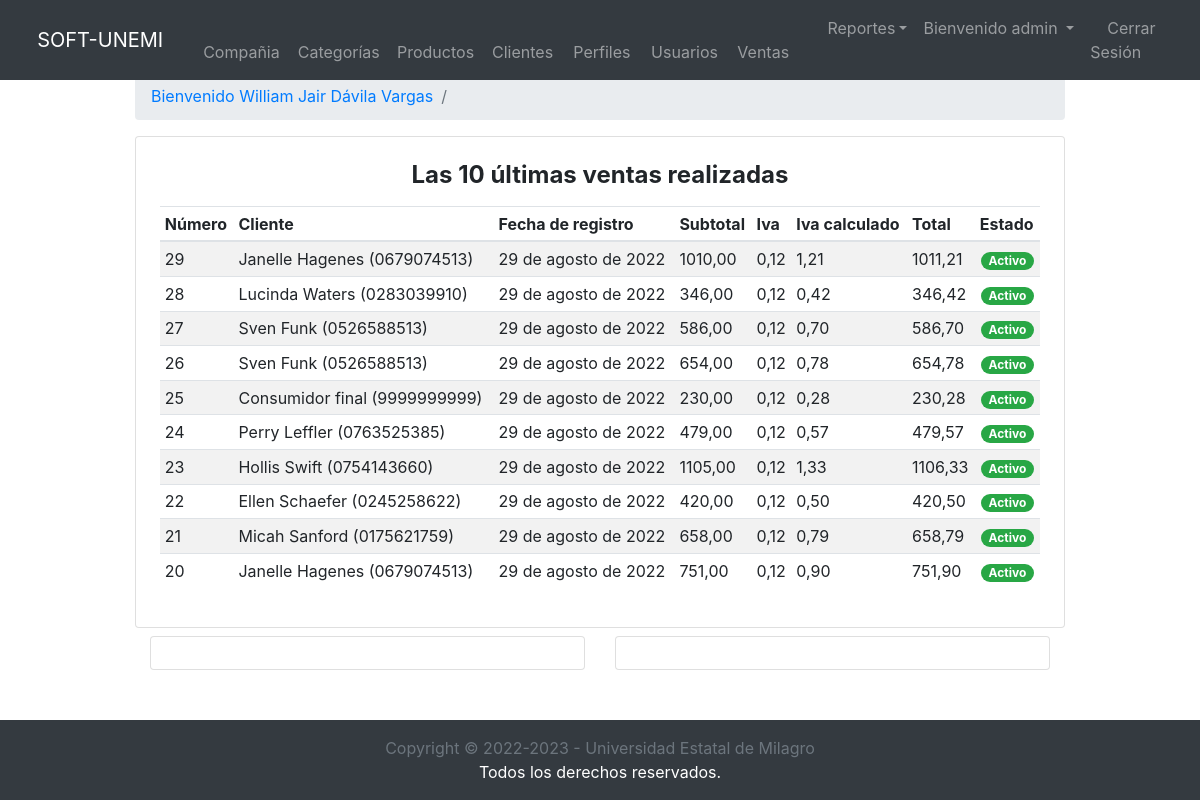
Page / (signed in) on the committed database.
### core/user/models.py (models this page shows, shortened)
class User(AbstractUser):
    image = models.ImageField(upload_to='users/%Y/%m/%d', null=True, blank=True, verbose_name='Imagen')
    token = models.UUIDField(primary_key=False, editable=False, null=True, blank=True)
    def get_group_session(self):
        try:
            request = get_current_request()
            groups = self.groups.all()
            if groups.exists():
                if 'group' not in request.session:
                    request.session['group'] = groups[0]
        except:
            pass

### core/pos/models.py (models this page shows, shortened)
class Sale(models.Model):
    company = models.ForeignKey(Company, on_delete=models.CASCADE, null=True, blank=True)
    user = models.ForeignKey(User, on_delete=models.CASCADE)
    client = models.ForeignKey(Client, on_delete=models.CASCADE)
    date_joined = models.DateField(default=datetime.now)
    subtotal = models.DecimalField(default=0.00, max_digits=9, decimal_places=2)
    iva = models.DecimalField(default=0.00, max_digits=9, decimal_places=2)
    total_iva = models.DecimalField(default=0.00, max_digits=9, decimal_places=2)
    dscto = models.DecimalField(default=0.00, max_digits=9, decimal_places=2)
    total_dscto = models.DecimalField(default=0.00, max_digits=9, decimal_places=2)
    total = models.DecimalField(default=0.00, max_digits=9, decimal_places=2)
    state = models.BooleanField(default=True, verbose_name='Estado')
    class Meta:
        verbose_name = 'Venta'
        verbose_name_plural = 'Ventas'
        ordering = ['id']

class Client(models.Model):
    names = models.CharField(max_length=150, verbose_name='Nombres')
    dni = models.CharField(max_length=10, unique=True, verbose_name='Número de cedula')
    birthdate = models.DateField(default=datetime.now, verbose_name='Fecha de nacimiento')
    address = models.CharField(max_length=150, null=True, blank=True, verbose_name='Dirección')
    gender = models.CharField(max_length=10, choices=genders, default='male', verbose_name='Genero')
    state = models.BooleanField(default=True, verbose_name='Estado')
    def __str__(self):
        return self.get_full_name()
    def get_full_name(self):
        return f'{self.names} ({self.dni})'
    class Meta:
        verbose_name = 'Cliente'
        verbose_name_plural = 'Clientes'
        ordering = ['id']

### core/pos/views/dashboard/views.py (the view, shortened to what this page needs)
# urls.py: path('', DashboardView.as_view(), name='dashboard'),
class DashboardView(LoginRequiredMixin, TemplateView):
    template_name = 'dashboard.html'
    def get(self, request, *args, **kwargs):
        request.user.get_group_session()
        return super().get(request, *args, **kwargs)
    def get_context_data(self, **kwargs):
        context = super().get_context_data(**kwargs)
        context['panel'] = 'Panel de administrador'
        context['sales'] = Sale.objects.filter().order_by('-id')[0:10]
        return context

### templates/dashboard.html (shortened to what this page needs)
{% extends 'body.html' %}
{% load static %}
{% block content %}
    <div class="container-fluid">
        <div class="row">
            <div class="col-lg-12 card p-4">
                <h4 class="font-weight-bold text-center mb-3">Las 10 últimas ventas realizadas</h4>
                <table class="table table-striped table-sm">
                    <thead>
                    <tr>
                        <th scope="col">Número</th>
                        <th scope="col">Cliente</th>
                        <th scope="col">Fecha de registro</th>
                        <th scope="col">Subtotal</th>
                        <th scope="col">Iva</th>
                        <th scope="col">Iva calculado</th>
                        <th scope="col">Total</th>
                        <th scope="col">Estado</th>
                    </tr>
                    </thead>
                    <tbody>
                    {% for sale in sales %}
                        <tr>
                            <td>{{ sale.id }}</td>
                            <td>{{ sale.client }}</td>
                            <td>{{ sale.date_joined }}</td>
                            <td>{{ sale.subtotal|floatformat:2 }}</td>
                            <td>{{ sale.iva|floatformat:2 }}</td>
                            <td>{{ sale.total_iva|floatformat:2 }}</td>
                            <td>{{ sale.total|floatformat:2 }}</td>
                            <td class="text-center">
                                {% if sale.state %}
                                    <span class="badge badge-success badge-pill">Activo</span>
                                {% else %}
                                    <span class="badge badge-danger badge-pill">Inactivo</span>
                                {% endif %}
                            </td>
                        </tr>
                    {% endfor %}
                    </tbody>
                </table>
            </div>
        </div>
        <div class="row">
            <div class="col-lg-6">
                <div id="container" class="card p-3 mt-2"></div>
            </div>
            <div class="col-lg-6">
                <div id="container-pie" class="card p-3 mt-2"></div>
            </div>
        </div>
        <br>
    </div>
{% endblock %}

### templates/body.html (shortened to what this page needs)
{% extends 'home.html' %}
{% block body %}
    <body class="d-flex flex-column h-100">
    {% include 'header.html' %}
    <main role="main" class="flex-shrink-0 mt-5">
        <div class="container-fluid" style="width: 80%;">
            <nav aria-label="breadcrumb" class="mt-4 mb-3">
                <ol class="breadcrumb">
                    <li class="breadcrumb-item"><a href="#">Bienvenido {{ request.user.get_full_name }}</a></li>
                    <li class="breadcrumb-item active" aria-current="page">
                    </li>
                </ol>
            </nav>
            {% block content %}
            {% endblock %}
        </div>
    </main>
    {% include 'footer.html' %}
    </body>
{% endblock %}

### templates/home.html (shortened to what this page needs)
{% load static %}
<!DOCTYPE html>
<html lang="en" class="h-100">
<head>
    <link rel="stylesheet" href="{% static 'lib/fontawesome-6.1.1/css/all.min.css' %}">
    <link rel="stylesheet" href="{% static 'lib/bootstrap-4.6.1/css/bootstrap.min.css' %}">
    <link rel="stylesheet" href="{% static 'lib/jquery-confirm-3.3.4/jquery-confirm.min.css' %}">
    <link rel="stylesheet" href="{% static 'lib/bootstrap-4.6.1/css/sticky-footer-navbar.css' %}">
    <link rel="stylesheet" href="{% static 'css/style.css' %}">
</head>
{% block body %}
{% endblock %}
</html>

### templates/header.html (shortened to what this page needs)
{% load static %}
<nav class="navbar navbar-expand-md navbar-dark fixed-top bg-dark">
    <a class="navbar-brand" href="{% url 'dashboard' %}">
        <i class="fa-solid fa-cart-shopping"></i> SOFT-UNEMI
    </a>
    <div class="collapse navbar-collapse" id="navbarsExampleDefault">
        <ul class="navbar-nav mr-auto">
            <li class="nav-item active">
                <a class="nav-link" href="{% url 'dashboard' %}"></a>
            </li>
            <li class="nav-item">
                <a class="nav-link" href="{% url 'company_update' %}">
                    <i class="fa-solid fa-building"></i> Compañia
                </a>
            </li>
            <li class="nav-item">
                <a class="nav-link" href="{% url 'category_list' %}">
                    <i class="fa-solid fa-boxes-stacked"></i> Categorías
                </a>
            </li>
            <li class="nav-item">
                <a class="nav-link" href="{% url 'product_list' %}">
                    <i class="fa-solid fa-dolly"></i> Productos
                </a>
            </li>
            <li class="nav-item">
                <a class="nav-link" href="{% url 'client_list' %}">
                    <i class="fa-solid fa-users"></i> Clientes
                </a>
            </li>
            <li class="nav-item">
                <a class="nav-link" href="/admin/auth/group/">
                    <i class="fa-solid fa-lock"></i> Perfiles
                </a>
            </li>
            <li class="nav-item">
                <a class="nav-link" href="{% url 'user_list' %}">
                    <i class="fa-solid fa-user"></i> Usuarios
                </a>
            </li>
            <li class="nav-item">
                <a class="nav-link" href="{% url 'sale_list' %}">
                    <i class="fa-solid fa-cart-shopping"></i> Ventas
                </a>
            </li>
            <li class="nav-item dropdown">
                <a class="nav-link dropdown-toggle" href="#" id="dropdown16" data-toggle="dropdown" aria-expanded="false"><i class="fa-solid fa-chart-bar"></i>  Reportes</a>
            </li>
        </ul>
        <ul class="navbar-nav my-2 my-lg-0 float-right">
            <li class="nav-item dropdown">
                <a class="nav-link dropdown-toggle" href="#" id="dropdown01" data-toggle="dropdown" aria-expanded="false">
                    Bienvenido {{ request.user.username }}
                </a>
            </li>
            <li class="nav-item">
                <a class="nav-link" href="{% url 'logout' %}">
                    <i class="fas fa-power-off" aria-hidden="true"></i> Cerrar Sesión
                </a>
            </li>
        </ul>
    </div>
</nav>

### templates/footer.html
<footer class="footer mt-auto py-3">
    <div class="container text-center">
        <span class="text-muted">Copyright &copy; 2022-2023 - Universidad Estatal de Milagro</span><br>
        Todos los derechos reservados.
    </div>
</footer>

### rows in the picture
User: user.username "admin", user.get_full_name "William Jair Dávila Vargas"
Sale: id "29", client "Janelle Hagenes (0679074513)", date_joined "29 de agosto de 2022", subtotal "1010,00", iva "0,12", total_iva "1,21", total "1011,21", state "Activo"
Sale: id "28", client "Lucinda Waters (0283039910)", date_joined "29 de agosto de 2022", subtotal "346,00", iva "0,12", total_iva "0,42", total "346,42", state "Activo"
Sale: id "27", client "Sven Funk (0526588513)", date_joined "29 de agosto de 2022", subtotal "586,00", iva "0,12", total_iva "0,70", total "586,70", state "Activo"
Sale: id "26", client "Sven Funk (0526588513)", date_joined "29 de agosto de 2022", subtotal "654,00", iva "0,12", total_iva "0,78", total "654,78", state "Activo"
Sale: id "25", client "Consumidor final (9999999999)", date_joined "29 de agosto de 2022", subtotal "230,00", iva "0,12", total_iva "0,28", total "230,28", state "Activo"
Sale: id "24", client "Perry Leffler (0763525385)", date_joined "29 de agosto de 2022", subtotal "479,00", iva "0,12", total_iva "0,57", total "479,57", state "Activo"
Sale: id "23", client "Hollis Swift (0754143660)", date_joined "29 de agosto de 2022", subtotal "1105,00", iva "0,12", total_iva "1,33", total "1106,33", state "Activo"
Sale: id "22", client "Ellen Schaefer (0245258622)", date_joined "29 de agosto de 2022", subtotal "420,00", iva "0,12", total_iva "0,50", total "420,50", state "Activo"
Sale: id "21", client "Micah Sanford (0175621759)", date_joined "29 de agosto de 2022", subtotal "658,00", iva "0,12", total_iva "0,79", total "658,79", state "Activo"
Sale: id "20", client "Janelle Hagenes (0679074513)", date_joined "29 de agosto de 2022", subtotal "751,00", iva "0,12", total_iva "0,90", total "751,90", state "Activo"
